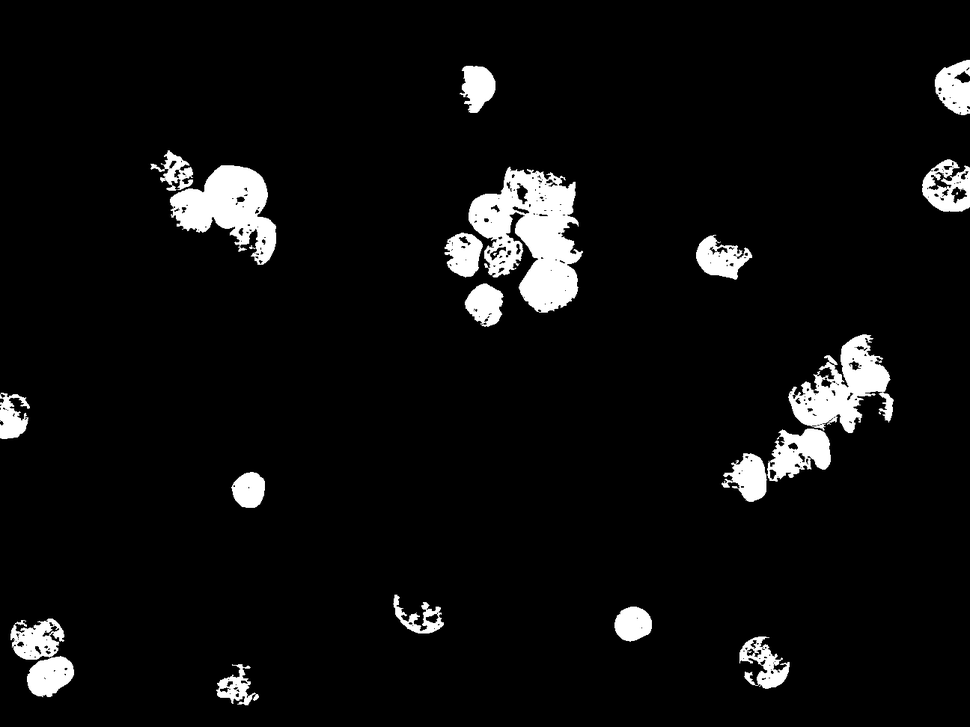
#> input picture output_image.png, 970 x 727 px, shrunk from 1296 x 972 before the run
$ python test.py
#> lines starting #> are read from the running program, lines starting #| are printed output that depends on the picture; after the words box and inside, x2 and y2 are one past the last pixel; in counts of white or black regions, pixels touching at a corner belong together
import cv2
import numpy as np


image = cv2.imread("output_image.png")
#> image is the input picture: shape (727, 970, 3); min 0, max 255, mean 14.4
gray = cv2.cvtColor(image, cv2.COLOR_BGR2GRAY)

#watershed segmentation to separate cell
kernel = np.ones((3, 3), np.uint8)
opening = cv2.morphologyEx(gray, cv2.MORPH_OPEN, kernel, iterations=2) # Apply morphological operations to remove small noise
gradient = cv2.subtract(opening, cv2.morphologyEx(opening, cv2.MORPH_GRADIENT, kernel)) # Calculate the gradient magnitude
_, binary = cv2.threshold(gradient, 0, 255, cv2.THRESH_BINARY+cv2.THRESH_OTSU) # Apply thresholding to create a binary image
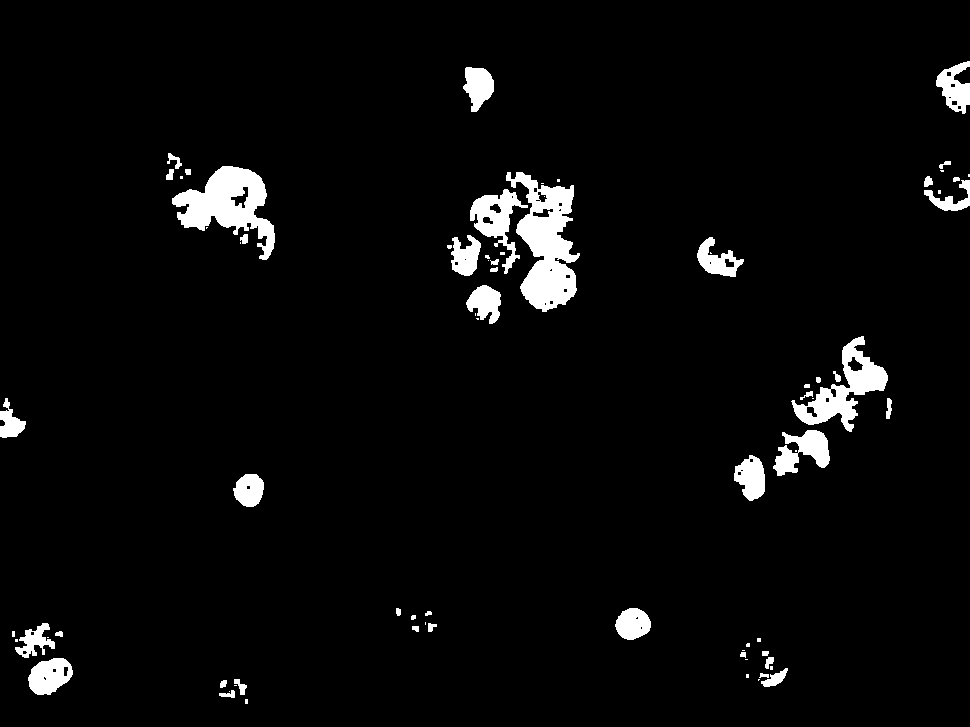
#> binary: shape (727, 970); 4% white; 77 white regions (32 under 20 px), largest, box (x1, y1, x2, y2) and area: (506, 172, 580, 312) 5385, (172, 166, 275, 260) 4435, (791, 336, 888, 432) 3049
sure_bg = cv2.dilate(binary, kernel, iterations=3) # Apply morphological operations to remove small holes
#> sure_bg: shape (727, 970); 6.6% white; 23 white regions, largest, box (x1, y1, x2, y2) and area: (444, 169, 583, 315) 12413, (770, 333, 891, 479) 7686, (169, 163, 278, 263) 6421
dist_transform = cv2.distanceTransform(binary, cv2.DIST_L2, 5) # Find sure foreground (unknown region)
_, sure_fg = cv2.threshold(dist_transform, 0.6*dist_transform.max(), 255, 0)
#> sure_fg: shape (727, 970) float32; 0.19% white; 10 white regions (2 under 20 px), largest, box (x1, y1, x2, y2) and area: (195, 176, 238, 218) 487, (527, 225, 558, 249) 313, (531, 274, 557, 296) 297
sure_fg = np.uint8(sure_fg)
unknown = cv2.subtract(sure_bg, sure_fg) # Subtract sure foreground from sure background to get unknown region
#> unknown: shape (727, 970); 6.4% white; 23 white regions, largest, box (x1, y1, x2, y2) and area: (444, 169, 583, 315) 11803, (770, 333, 891, 479) 7574, (169, 163, 278, 263) 5934
_, markers = cv2.connectedComponents(sure_fg) # Label markers for the watershed algorithm
#> markers: shape (727, 970) int32; 11 distinct labels, from 0 to 10
markers += 1
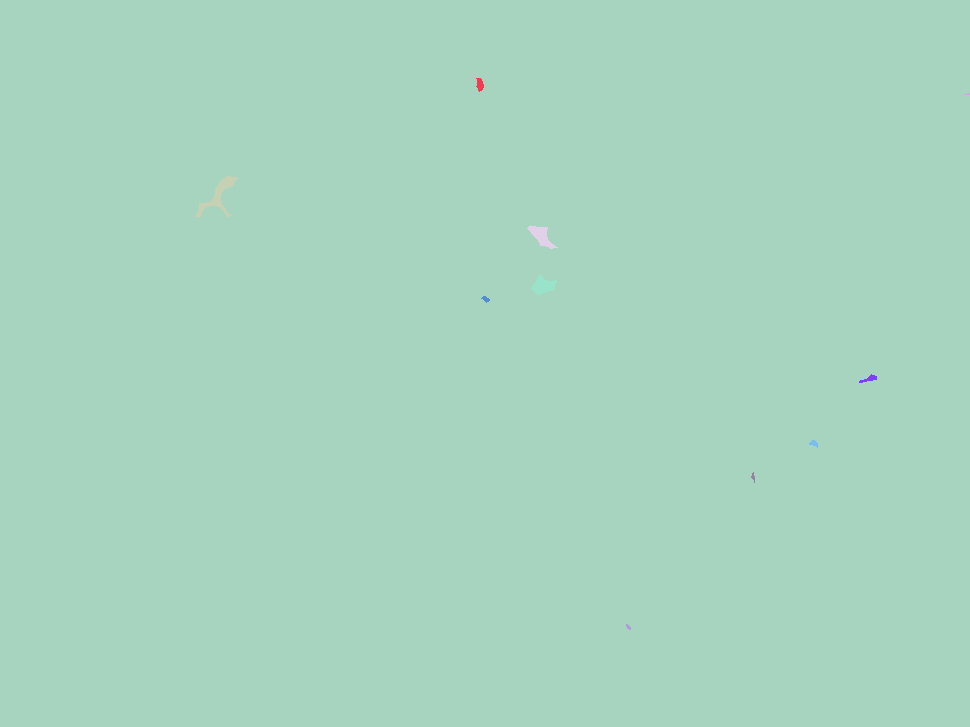
#> markers: shape (727, 970) int32; 11 distinct labels, from 1 to 11; one colour per label, 0 black
markers[unknown == 255] = 0
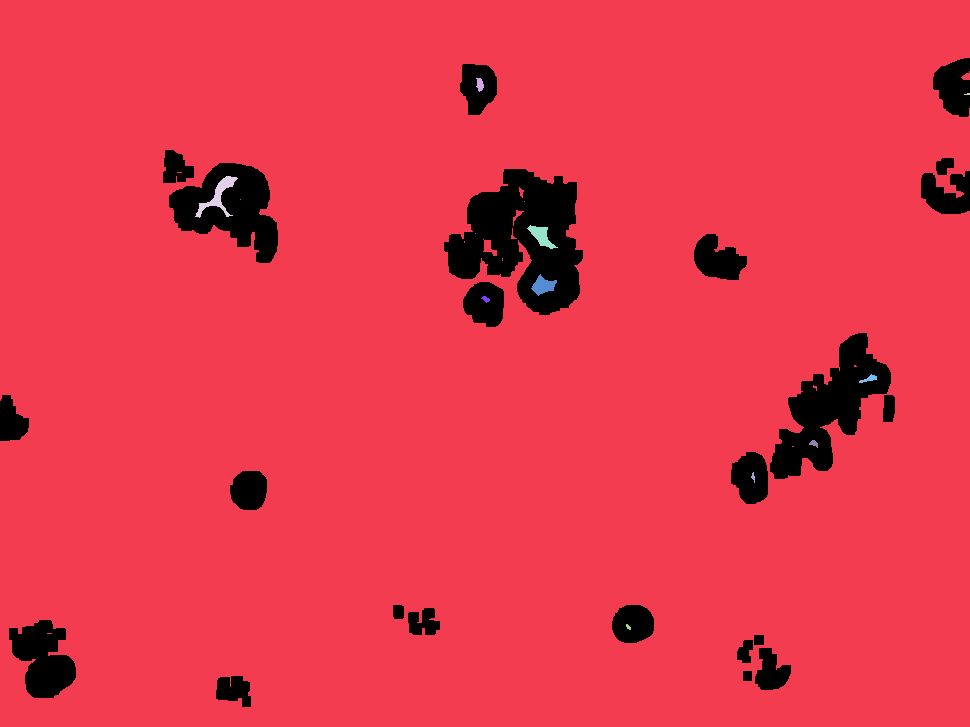
#> markers: shape (727, 970) int32; 12 distinct labels, from 0 to 11; one colour per label, 0 black
markers = cv2.watershed(image, markers) # Apply watershed algorithm
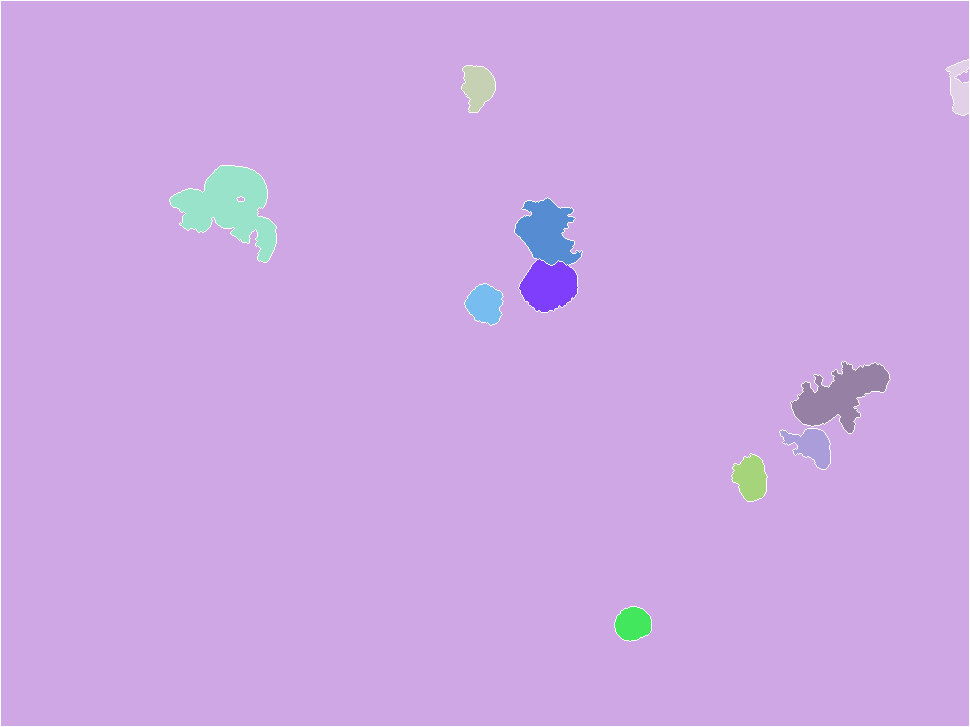
#> markers: shape (727, 970) int32; 12 distinct labels, from -1 to 11; one colour per label, 0 black, -1 white
number_of_masks = 0
font = cv2.FONT_HERSHEY_SIMPLEX # Label the marks with numbers and draw boundaries inside the areas
height, width = image.shape[:2]
#> height = 727; width = 970
img = np.zeros((height, width, 3), dtype = np.uint8)
for region_id in range(2, np.max(markers) + 1):  # Exclude background
    region_mask = markers == region_id
    region_area = np.sum(region_mask)
    if region_area > 100:  # Filter out small regions
        contours, _ = cv2.findContours(np.uint8(region_mask), cv2.RETR_EXTERNAL, cv2.CHAIN_APPROX_SIMPLE)
        contour_area = cv2.contourArea(contours[0])
        convex_perimeter = cv2.arcLength(contours[0], True)# Calculate convex perimeter
        roundness = (4 * np.pi * region_area) / (convex_perimeter * convex_perimeter)# Calculate roundness
        if roundness> 0.70:
            number_of_masks +=1
            imagecopy = image.copy()  # Mask out pixels outside the green contour
            imagecopy[~region_mask] = [0, 0, 0]
            img = img + imagecopy
#> this loop made 10 passes
#> (region_area, contour_area, convex_perimeter, roundness) on passes 1 to 10: (1060, 998.5, 143.8, 0.644), (756, 680.5, 170.1, 0.328), (5144, 4994.5, 451.1, 0.318), (2708, 2585, 300.3, 0.377), (2196, 2115.5, 193.4, 0.738), (1081, 1025.5, 133.4, 0.763), (3528, 3354.5, 419.1, 0.252), (1098, 1019.5, 184.4, 0.406), (1135, 1072.5, 146.6, 0.664), (947, 896.5, 114.3, 0.91)
#> pass 1, `region_mask = markers == region_id`:
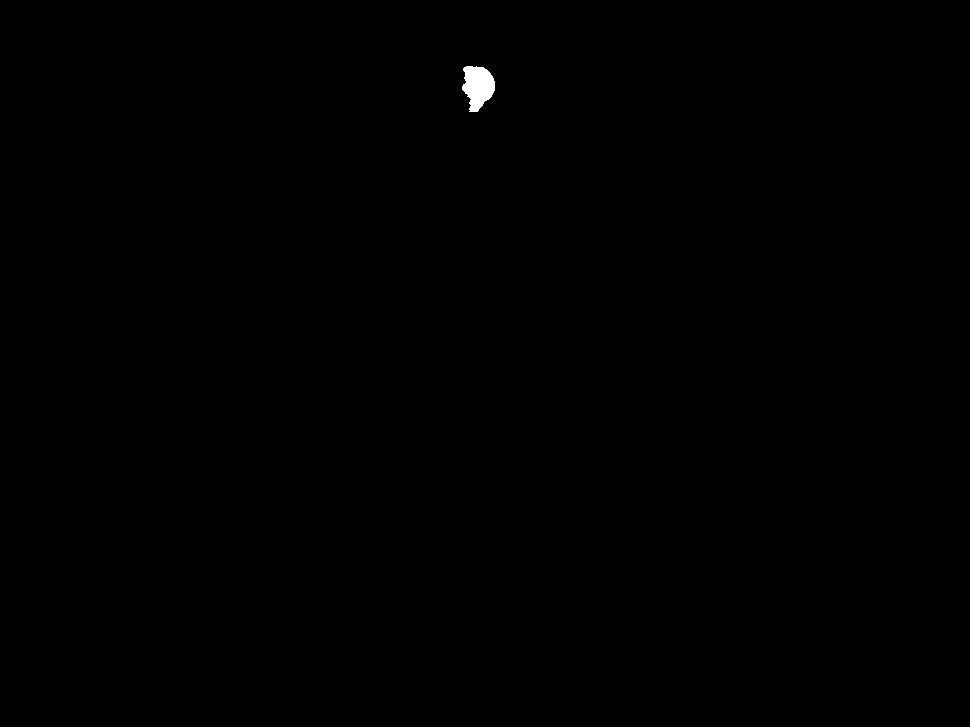
#> region_mask: shape (727, 970) bool; 0.15% white; 1 white region, box (x1, y1, x2, y2) and area: (462, 66, 495, 112) 1060
#> after the loop:
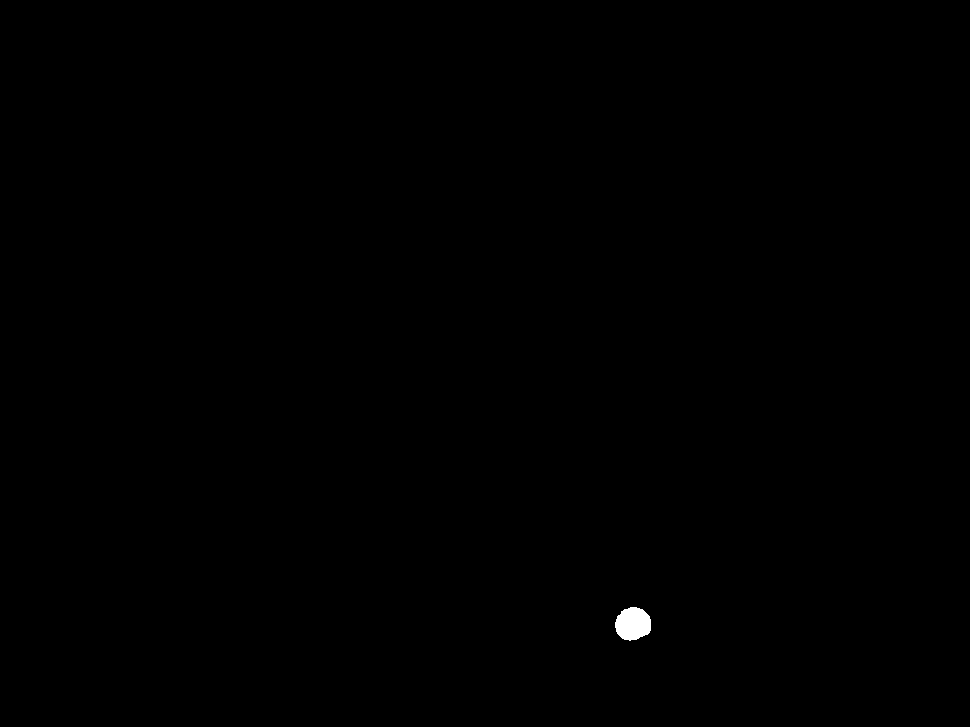
#> region_mask: shape (727, 970) bool; 0.13% white; 1 white region, box (x1, y1, x2, y2) and area: (615, 607, 651, 641) 947
#> after the loop, number_of_masks = 3
cv2.imshow('Segmented Image', img)

cv2.waitKey(0)
cv2.destroyAllWindows
